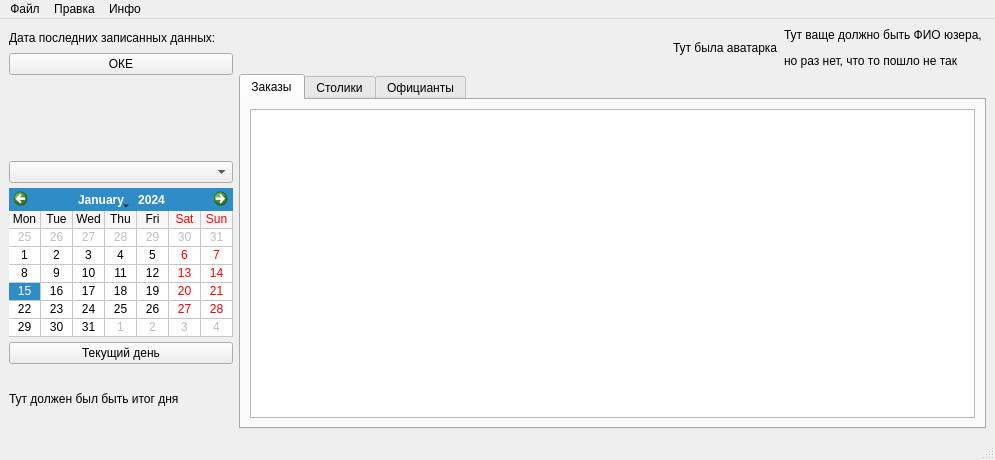
<?xml version="1.0" encoding="UTF-8"?>
<ui version="4.0">
 <class>MainWindow</class>
 <widget class="QMainWindow" name="MainWindow">
  <property name="geometry">
   <rect>
    <x>0</x>
    <y>0</y>
    <width>995</width>
    <height>460</height>
   </rect>
  </property>
  <property name="sizePolicy">
   <sizepolicy hsizetype="Fixed" vsizetype="Fixed">
    <horstretch>0</horstretch>
    <verstretch>0</verstretch>
   </sizepolicy>
  </property>
  <property name="maximumSize">
   <size>
    <width>16777215</width>
    <height>16777215</height>
   </size>
  </property>
  <property name="baseSize">
   <size>
    <width>1</width>
    <height>0</height>
   </size>
  </property>
  <property name="windowTitle">
   <string>MainWindow</string>
  </property>
  <property name="styleSheet">
   <string notr="true">QPushButton {
	font-weight: bold;
}\</string>
  </property>
  <widget class="QWidget" name="centralwidget">
   <property name="sizePolicy">
    <sizepolicy hsizetype="Expanding" vsizetype="Expanding">
     <horstretch>0</horstretch>
     <verstretch>0</verstretch>
    </sizepolicy>
   </property>
   <layout class="QFormLayout" name="formLayout">
    <item row="0" column="0">
     <layout class="QVBoxLayout" name="verticalLayout" stretch="0,0,0,0,0,0,0">
      <property name="spacing">
       <number>5</number>
      </property>
      <property name="sizeConstraint">
       <enum>QLayout::SetFixedSize</enum>
      </property>
      <property name="leftMargin">
       <number>0</number>
      </property>
      <item>
       <widget class="QLabel" name="label_last_day">
        <property name="sizePolicy">
         <sizepolicy hsizetype="MinimumExpanding" vsizetype="Preferred">
          <horstretch>0</horstretch>
          <verstretch>0</verstretch>
         </sizepolicy>
        </property>
        <property name="minimumSize">
         <size>
          <width>0</width>
          <height>20</height>
         </size>
        </property>
        <property name="text">
         <string>Дата последних записанных данных:</string>
        </property>
       </widget>
      </item>
      <item>
       <widget class="QPushButton" name="pushButton_test">
        <property name="sizePolicy">
         <sizepolicy hsizetype="MinimumExpanding" vsizetype="Fixed">
          <horstretch>0</horstretch>
          <verstretch>0</verstretch>
         </sizepolicy>
        </property>
        <property name="maximumSize">
         <size>
          <width>16777215</width>
          <height>16777215</height>
         </size>
        </property>
        <property name="text">
         <string>ОКЕ</string>
        </property>
       </widget>
      </item>
      <item>
       <spacer name="verticalSpacer">
        <property name="orientation">
         <enum>Qt::Vertical</enum>
        </property>
        <property name="sizeHint" stdset="0">
         <size>
          <width>20</width>
          <height>40</height>
         </size>
        </property>
       </spacer>
      </item>
      <item>
       <widget class="QComboBox" name="comboBox_curtime">
        <property name="sizePolicy">
         <sizepolicy hsizetype="MinimumExpanding" vsizetype="Fixed">
          <horstretch>0</horstretch>
          <verstretch>0</verstretch>
         </sizepolicy>
        </property>
        <property name="maximumSize">
         <size>
          <width>16777215</width>
          <height>16777215</height>
         </size>
        </property>
       </widget>
      </item>
      <item>
       <widget class="QCalendarWidget" name="calendarWidget">
        <property name="sizePolicy">
         <sizepolicy hsizetype="Preferred" vsizetype="Fixed">
          <horstretch>0</horstretch>
          <verstretch>0</verstretch>
         </sizepolicy>
        </property>
        <property name="maximumSize">
         <size>
          <width>500</width>
          <height>500</height>
         </size>
        </property>
        <property name="gridVisible">
         <bool>true</bool>
        </property>
        <property name="horizontalHeaderFormat">
         <enum>QCalendarWidget::ShortDayNames</enum>
        </property>
        <property name="verticalHeaderFormat">
         <enum>QCalendarWidget::NoVerticalHeader</enum>
        </property>
        <property name="navigationBarVisible">
         <bool>true</bool>
        </property>
        <property name="dateEditEnabled">
         <bool>false</bool>
        </property>
       </widget>
      </item>
      <item>
       <widget class="QPushButton" name="pushButton_curdate">
        <property name="sizePolicy">
         <sizepolicy hsizetype="MinimumExpanding" vsizetype="Fixed">
          <horstretch>0</horstretch>
          <verstretch>0</verstretch>
         </sizepolicy>
        </property>
        <property name="text">
         <string>Текущий день</string>
        </property>
       </widget>
      </item>
      <item>
       <widget class="QLabel" name="label_itog">
        <property name="sizePolicy">
         <sizepolicy hsizetype="MinimumExpanding" vsizetype="Preferred">
          <horstretch>0</horstretch>
          <verstretch>0</verstretch>
         </sizepolicy>
        </property>
        <property name="minimumSize">
         <size>
          <width>0</width>
          <height>60</height>
         </size>
        </property>
        <property name="text">
         <string>Тут должен был быть итог дня</string>
        </property>
       </widget>
      </item>
     </layout>
    </item>
    <item row="0" column="1">
     <layout class="QVBoxLayout" name="verticalLayout_2">
      <property name="sizeConstraint">
       <enum>QLayout::SetMaximumSize</enum>
      </property>
      <item>
       <layout class="QHBoxLayout" name="horizontalLayout">
        <property name="sizeConstraint">
         <enum>QLayout::SetDefaultConstraint</enum>
        </property>
        <item>
         <spacer name="horizontalSpacer">
          <property name="orientation">
           <enum>Qt::Horizontal</enum>
          </property>
          <property name="sizeHint" stdset="0">
           <size>
            <width>395</width>
            <height>35</height>
           </size>
          </property>
         </spacer>
        </item>
        <item>
         <widget class="QLabel" name="label_ikon">
          <property name="text">
           <string>Тут была аватарка</string>
          </property>
         </widget>
        </item>
        <item>
         <widget class="QLabel" name="label_cur_user">
          <property name="sizePolicy">
           <sizepolicy hsizetype="Fixed" vsizetype="Preferred">
            <horstretch>0</horstretch>
            <verstretch>0</verstretch>
           </sizepolicy>
          </property>
          <property name="text">
           <string>&lt;html&gt;&lt;head/&gt;&lt;body&gt;&lt;p&gt;Тут ваще должно быть ФИО юзера, &lt;/p&gt;&lt;p&gt;но раз нет, что то пошло не так&lt;/p&gt;&lt;/body&gt;&lt;/html&gt;</string>
          </property>
         </widget>
        </item>
       </layout>
      </item>
      <item>
       <widget class="QTabWidget" name="tabWidget">
        <property name="sizePolicy">
         <sizepolicy hsizetype="Expanding" vsizetype="Expanding">
          <horstretch>0</horstretch>
          <verstretch>0</verstretch>
         </sizepolicy>
        </property>
        <property name="currentIndex">
         <number>0</number>
        </property>
        <widget class="QWidget" name="tab_orders">
         <attribute name="title">
          <string>Заказы</string>
         </attribute>
         <layout class="QGridLayout" name="gridLayout_3">
          <item row="0" column="0">
           <widget class="QTableWidget" name="tableWidget_orders">
            <property name="styleSheet">
             <string notr="true">QtableWidget{
height: 100%;
width: 100%
}</string>
            </property>
           </widget>
          </item>
         </layout>
        </widget>
        <widget class="QWidget" name="tab_tables">
         <attribute name="title">
          <string>Столики</string>
         </attribute>
         <layout class="QGridLayout" name="gridLayout">
          <item row="0" column="0">
           <widget class="QTableWidget" name="tableWidget_tables">
            <property name="styleSheet">
             <string notr="true">QtableWidget{
height: 100%;
width: 100%
}</string>
            </property>
           </widget>
          </item>
         </layout>
        </widget>
        <widget class="QWidget" name="tab_waiters">
         <attribute name="title">
          <string>Официанты</string>
         </attribute>
         <layout class="QGridLayout" name="gridLayout_2">
          <item row="0" column="0">
           <widget class="QTableWidget" name="tableWidget_waiters"/>
          </item>
         </layout>
        </widget>
       </widget>
      </item>
     </layout>
    </item>
   </layout>
  </widget>
  <widget class="QMenuBar" name="menubar">
   <property name="geometry">
    <rect>
     <x>0</x>
     <y>0</y>
     <width>995</width>
     <height>21</height>
    </rect>
   </property>
   <widget class="QMenu" name="file">
    <property name="title">
     <string>Файл</string>
    </property>
    <addaction name="fulling"/>
    <addaction name="save"/>
    <addaction name="separator"/>
    <addaction name="view_items"/>
    <addaction name="view_current_menu"/>
   </widget>
   <widget class="QMenu" name="edit">
    <property name="title">
     <string>Правка</string>
    </property>
   </widget>
   <widget class="QMenu" name="info">
    <property name="title">
     <string>Инфо</string>
    </property>
   </widget>
   <addaction name="file"/>
   <addaction name="edit"/>
   <addaction name="info"/>
  </widget>
  <widget class="QStatusBar" name="statusbar"/>
  <action name="fulling">
   <property name="text">
    <string>Заполнить</string>
   </property>
  </action>
  <action name="save">
   <property name="text">
    <string>Сохранить</string>
   </property>
  </action>
  <action name="view_items">
   <property name="text">
    <string>Просмотр блюд</string>
   </property>
  </action>
  <action name="view_current_menu">
   <property name="text">
    <string>Просмотр текущего меню</string>
   </property>
  </action>
 </widget>
 <resources/>
 <connections/>
</ui>
